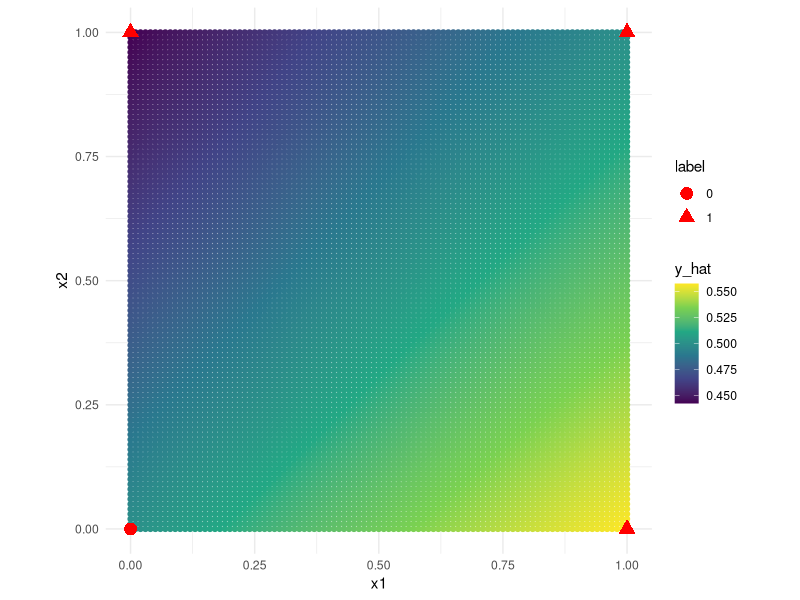
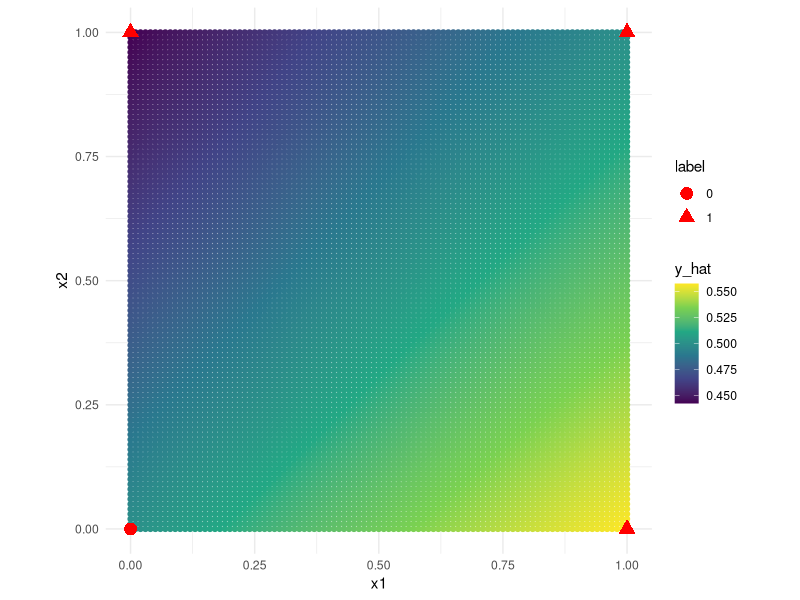
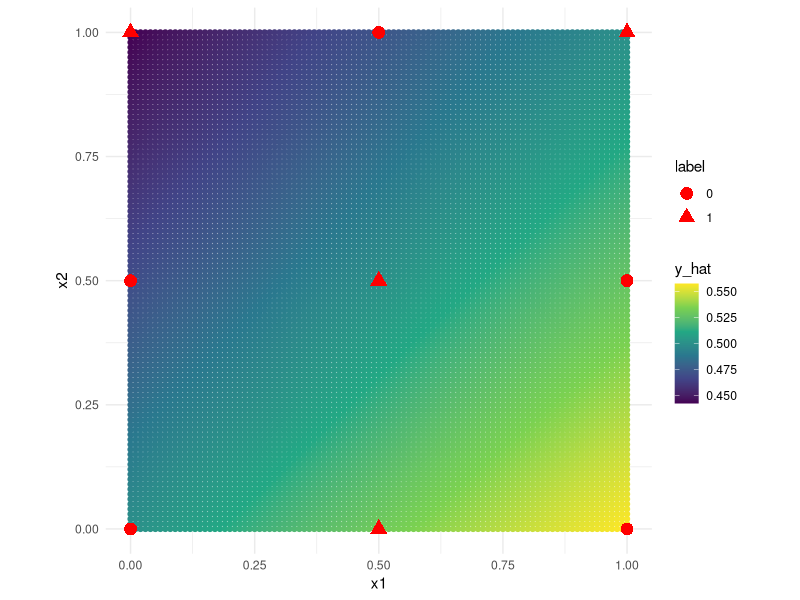
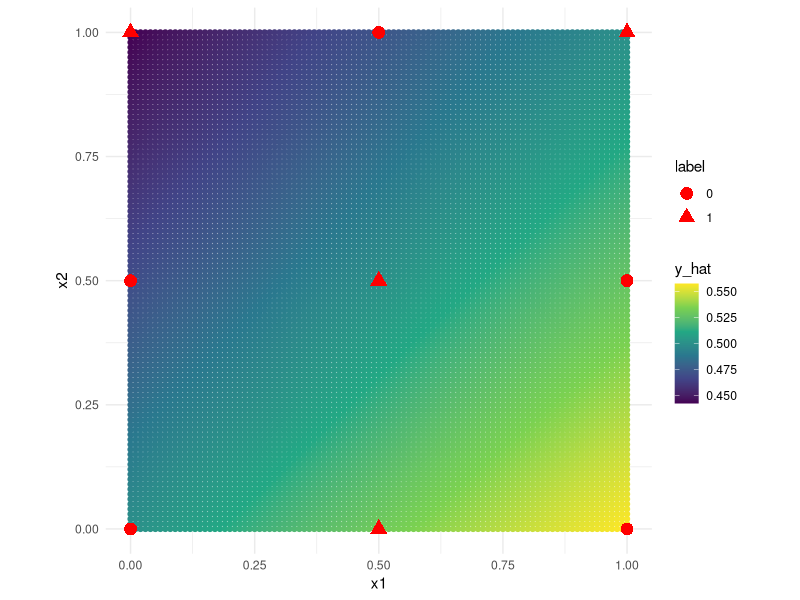
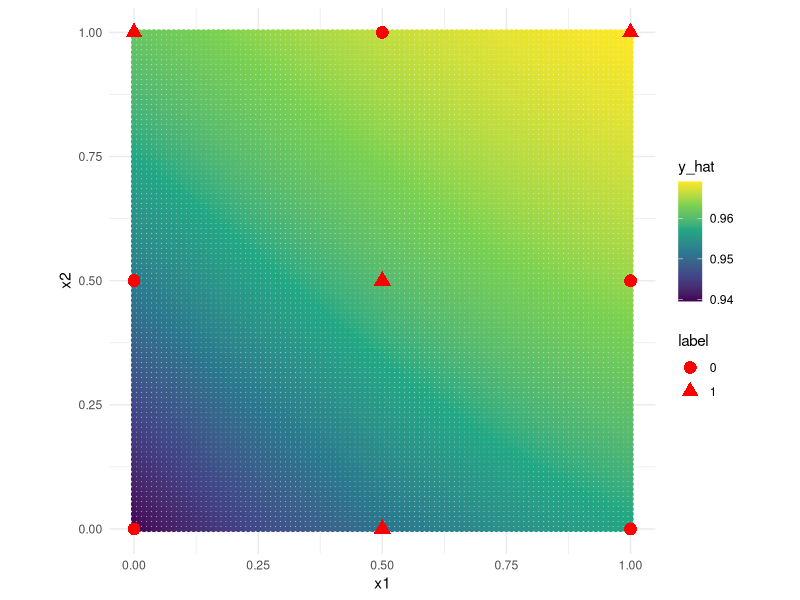
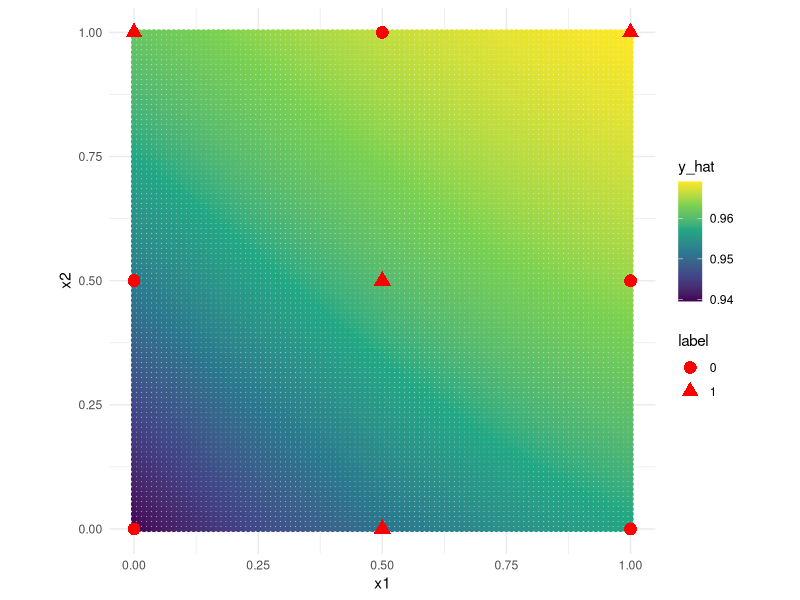

Here is the R script that generated these plots, in order:
### BUSINESS ANALYTICS ###
### Homework Sheet 12


## Homework 12.4

# Perform one backward pass through the network of the previous exercise (12.3) and update the parameters using gradient descent.
# Use learning rate alpha = 1.

library(tidyverse)
# only needed for plotting

options(digits = 3, scipen = 5)
# no scientific notation for common numbers

sigmoid <- function(x) {
  1 / (1 + exp(-x))
}

d_sigmoid <- function(x) {
  sigmoid(x) * (1 - sigmoid(x))
}

# Data Matrix
X = matrix(c(0, 0, 0, 1, 1, 0, 1, 1), nrow = 2)
X

# True labels
Y = matrix(c(0, 1, 1, 1), nrow = 1)
Y

data <- data.frame(x1 = X[1,], x2 = X[2,], label = Y[1,])
data

# Element-wise loss function
# y and y_hat should be row vectors of equal length
# Note that this functino fails for y_hat values of exactly 0 or 1, but those will never be produced by a sigmoid activatio function
loss <- function(y_hat, y) {
  l = -(y * log(y_hat) + (1 - y) * log(1 - y_hat))
  assign("l", l, envir = globalenv())
  # save l in gloval environment for later use
  return(l)
}

# Empirical risk function
# y and y_hat should be row vectors of equal length
risk <- function(y_hat, y) {
  L = sum(loss(y_hat, y)) / length(y_hat)
  assign("L", L, envir = globalenv())
  # save L in global environment for later use
  return(L)
}

# Initialize neural net parameters
# layer 1: 2 hidden nodes --> W1 is 2x2, b1 is 2x1
W1 = matrix(c(1, 0, 0, 1), nrow = 2)
b1 = matrix(c(0, 0))

# layer 2: 1  node --> W2 is 2x1, b2 is 1x1
W2 = matrix(c(1, -1), nrow = 1)
b2 = matrix(c(0))

# Define feed forward pass
forward <- function(x) {
  Z1 = sweep(W1 %*% x, 1, -b1) # read: W1X + b1
  A1 = sigmoid(Z1)
  Z2 = sweep(W2 %*% A1, 1, -b2)
  A2 = sigmoid(Z2)
  
  
  # update values in global environment for later use in backward pass
  assign('A0', x, envir = globalenv()) # avoid possible name conflict w/ 'x'
  assign('Z1', Z1, envir = globalenv())
  assign('A1', A1, envir = globalenv())
  assign('Z2', Z2, envir = globalenv())
  assign('A2', A2, envir = globalenv())
  
  return(A2)
}

# Define backward pass
backward <- function(y, learning_rate = 1) {
  n = length(y)
  dZ2 = A2 - y
  dW2 = (dZ2 %*% t(A1)) / n
  db2 = rowSums(dZ2) / n
  dZ1 = t(W2) %*% dZ2 * (A1 * (1 - A1))
  dW1 = (dZ1 %*% t(A0))
  db1 = rowSums(dZ1) / n
  
  # update parameters
  assign('W1', W1 - learning_rate * dW1,  envir = globalenv())
  assign('b1', b1 - learning_rate * db1,  envir = globalenv())
  assign('W2', W2 - learning_rate * dW2,  envir = globalenv())
  assign('b2', b2 - learning_rate * db2,  envir = globalenv())
}

# function for plotting nn outputs (you don't need to understand this)
plot_nn <- function(data = NULL){
  grid <- as_tibble(expand.grid(data.frame(x1 = seq(0, 1, by = .01), x2 = seq(0, 1, by = .01))))
  grid$y_hat = as.numeric(forward(t(grid %>% select(x1, x2))))
  
  g <- ggplot(grid, aes(x = x1, y = x2, col = y_hat)) + 
    geom_point() + theme_minimal() +
    coord_equal() + 
    scale_color_viridis_c()
  
  if (!is.null(data)) {
    data$label <- factor(data$label)
    g <- g + geom_point(data = data, aes(x = x1, y = x2, shape = label), col = 'red', size = 4)
  }
  
  g
}

plot_nn(data = data)

# train the neural net --> 100 iterations of gradient descent
for(i in 1:100){
  print(risk(forward(X), Y))
  backward(Y)
}

forward(X)

plot_nn(data = data)


# Let's try a somewhat more complicated dataset.
# Can our neural network learn to correctly classify it?
newX = matrix(c(0, 0, 0, .5, 0, 1, .5, 0, .5, .5, .5, 1, 1, 0, 1, .5, 1, 1), nrow = 2)
newY = matrix(c(0, 0, 1, 1, 1, 0, 0, 0, 1), nrow = 1)
newdata <-data.frame(x1 = newX[1,], x2 = newX[2,], label = newY[1,])

plot_nn(data = newdata)

for(i in 1:1000){
  print(risk(forward(newX), newY))
  backward(newY)
}
forward(newX)

plot_nn(data = newdata)


# How about if we add more nodes in the hidden layer? (10 instead of 2)

W1 = matrix(rnorm(20), nrow = 10)
b1 = matrix(rnorm(10), nrow = 10)
W2 = matrix(rnorm(10), nrow = 1)
b2 = matrix(rnorm(1), nrow = 1)

plot_nn(data = newdata)

for(i in 1:1000){
  print(risk(forward(newX), newY))
  backward(newY)
}
forward(newX)

plot_nn(data=newdata)